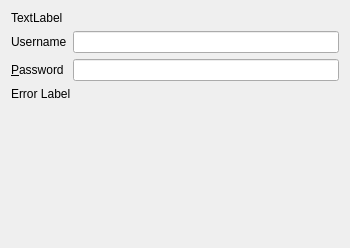
<?xml version="1.0" encoding="UTF-8"?>
<ui version="4.0">
 <class>OwncloudHttpCredsPage</class>
 <widget class="QWidget" name="OwncloudHttpCredsPage">
  <property name="geometry">
   <rect>
    <x>0</x>
    <y>0</y>
    <width>350</width>
    <height>248</height>
   </rect>
  </property>
  <property name="windowTitle">
   <string>Form</string>
  </property>
  <layout class="QVBoxLayout" name="verticalLayout">
   <item>
    <widget class="QLabel" name="tokenLabel">
     <property name="text">
      <string notr="true">TextLabel</string>
     </property>
     <property name="textFormat">
      <enum>Qt::RichText</enum>
     </property>
     <property name="wordWrap">
      <bool>true</bool>
     </property>
     <property name="openExternalLinks">
      <bool>true</bool>
     </property>
    </widget>
   </item>
   <item>
    <layout class="QFormLayout" name="formLayout">
     <item row="0" column="0">
      <widget class="QLabel" name="usernameLabel">
       <property name="text">
        <string notr="true">Username</string>
       </property>
       <property name="buddy">
        <cstring>leUsername</cstring>
       </property>
      </widget>
     </item>
     <item row="1" column="0">
      <widget class="QLabel" name="passwordLabel">
       <property name="text">
        <string>&amp;Password</string>
       </property>
       <property name="buddy">
        <cstring>lePassword</cstring>
       </property>
      </widget>
     </item>
     <item row="2" column="0" colspan="2">
      <widget class="QLabel" name="errorLabel">
       <property name="text">
        <string notr="true">Error Label</string>
       </property>
       <property name="textFormat">
        <enum>Qt::RichText</enum>
       </property>
       <property name="openExternalLinks">
        <bool>true</bool>
       </property>
      </widget>
     </item>
     <item row="0" column="1">
      <widget class="QLineEdit" name="leUsername">
       <property name="enabled">
        <bool>true</bool>
       </property>
       <property name="readOnly">
        <bool>true</bool>
       </property>
      </widget>
     </item>
     <item row="1" column="1">
      <widget class="QLineEdit" name="lePassword">
       <property name="echoMode">
        <enum>QLineEdit::Password</enum>
       </property>
      </widget>
     </item>
    </layout>
   </item>
   <item>
    <spacer name="verticalSpacer">
     <property name="orientation">
      <enum>Qt::Vertical</enum>
     </property>
     <property name="sizeHint" stdset="0">
      <size>
       <width>20</width>
       <height>68</height>
      </size>
     </property>
    </spacer>
   </item>
   <item>
    <layout class="QHBoxLayout" name="resultLayout"/>
   </item>
  </layout>
 </widget>
 <resources/>
 <connections/>
</ui>
